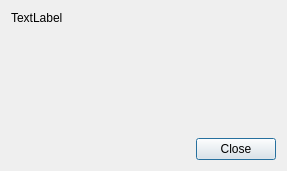
<?xml version="1.0" encoding="UTF-8"?>
<ui version="4.0">
 <class>Dialog</class>
 <widget class="QDialog" name="Dialog">
  <property name="geometry">
   <rect>
    <x>0</x>
    <y>0</y>
    <width>287</width>
    <height>171</height>
   </rect>
  </property>
  <property name="windowTitle">
   <string>Alert</string>
  </property>
  <property name="windowOpacity">
   <double>0.800000000000000</double>
  </property>
  <property name="autoFillBackground">
   <bool>false</bool>
  </property>
  <property name="sizeGripEnabled">
   <bool>false</bool>
  </property>
  <property name="modal">
   <bool>true</bool>
  </property>
  <layout class="QVBoxLayout" name="verticalLayout_2">
   <item>
    <layout class="QVBoxLayout" name="verticalLayout">
     <item>
      <widget class="QLabel" name="label">
       <property name="text">
        <string>TextLabel</string>
       </property>
      </widget>
     </item>
     <item>
      <spacer name="verticalSpacer">
       <property name="orientation">
        <enum>Qt::Vertical</enum>
       </property>
       <property name="sizeHint" stdset="0">
        <size>
         <width>20</width>
         <height>40</height>
        </size>
       </property>
      </spacer>
     </item>
    </layout>
   </item>
   <item>
    <layout class="QHBoxLayout" name="horizontalLayout">
     <item>
      <spacer name="horizontalSpacer">
       <property name="orientation">
        <enum>Qt::Horizontal</enum>
       </property>
       <property name="sizeHint" stdset="0">
        <size>
         <width>40</width>
         <height>20</height>
        </size>
       </property>
      </spacer>
     </item>
     <item>
      <widget class="QPushButton" name="okButton">
       <property name="text">
        <string>Close</string>
       </property>
      </widget>
     </item>
    </layout>
   </item>
  </layout>
 </widget>
 <resources/>
 <connections>
  <connection>
   <sender>okButton</sender>
   <signal>clicked()</signal>
   <receiver>Dialog</receiver>
   <slot>on_alert()</slot>
   <hints>
    <hint type="sourcelabel">
     <x>223</x>
     <y>149</y>
    </hint>
    <hint type="destinationlabel">
     <x>167</x>
     <y>138</y>
    </hint>
   </hints>
  </connection>
 </connections>
 <slots>
  <slot>on_alert()</slot>
 </slots>
</ui>
